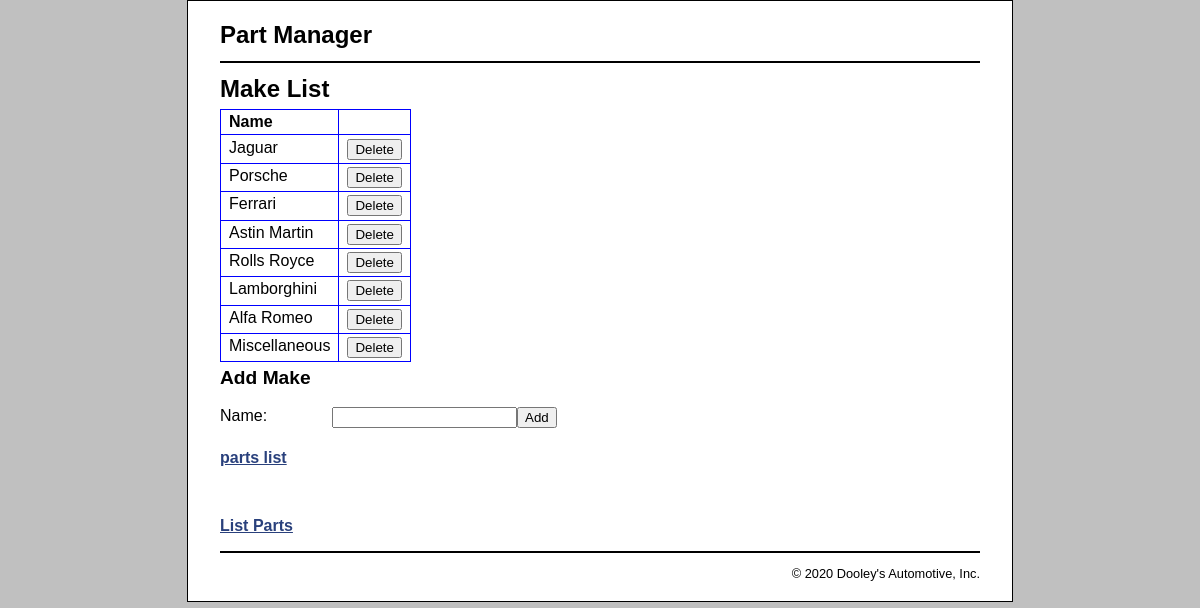
The page /make_list.php on the database its author committed.
### tables this page shows
CREATE TABLE makes (
  makeID       INT(11)        NOT NULL   AUTO_INCREMENT,
  makeName     VARCHAR(255)   NOT NULL,
  PRIMARY KEY (makeID)
);

### make_list.php (the view, shortened to what this page needs)
<?php
require_once('database.php');
$query = 'SELECT * FROM makes
                       ORDER BY makeID';
$statement = $db->prepare($query);
$statement->execute();
$makes = $statement->fetchAll();
?>
<!DOCTYPE html>
<html>
<head>
    <link rel="stylesheet" type="text/css" href="main.css" />
</head>
<body>
<header><h1>Part Manager</h1></header>
<main>
    <h1>Make List</h1>
    <table>
        <tr>
            <th>Name</th>
            <th>&nbsp;</th>
        </tr>
        <?php foreach ($makes as $make) : ?>
        <tr>
            <td><?php echo $make['makeName']; ?></td>
            <td>
                <form action="delete_make.php" method="post"
                      id="delete_part">
                    <input type="submit" value="Delete">
                </form>
            </td>
        </tr>
        <?php endforeach; ?>
    </table>
    <h2>Add Make</h2>
    <form action="add_part.php" method="post"
          id="add_part_form">
        <label>Name:</label>
        <input type="input" name="name">
        <input id="add_part_button" type="submit" value="Add">
    </form>
    <br>
    <p><a href="index.php">parts list</a></p>
    <br>
    <p><a href="index.php">List Parts</a></p>
    </main>
    <footer>
        <p>&copy; <?php echo date("Y"); ?> Dooley's Automotive, Inc.</p>
    </footer>
</body>
</html>

### main.css (style rules this page uses)
html { background-color: rgb(192, 192, 192); }
body { margin-top: 0; font-family: Arial, Helvetica, sans-serif; width: 760px; margin: 0 auto; background-color: white; border: 1px solid black; padding: .5em 2em; }
header { margin: 0; border-bottom: 2px solid black; }
header h1 { margin: 0; padding: .5em 0; color: black; }
main { margin: 0; }
footer { clear: both; margin-top: 1em; border-top: 2px solid black; }
footer p { text-align: right; font-size: 80%; margin: 1em 0; }
h1 { font-size: 150%; margin: 0; padding: .5em 0 .25em; }
h2 { font-size: 120%; margin: 0; padding: .25em 0 .5em; }
h1, h2 { color: black; }
a { color: rgb(41, 64, 124); font-weight: bold; }
table { border: 1px solid blue; border-collapse: collapse; }
td, th { border: 1px solid blue; padding: .2em .5em .2em .5em; vertical-align: top; text-align: left; }
form { margin: 0; }
#add_part_form { margin: .5em 0 1em; }
#add_part_form label { width: 6em; padding-right: 1em; padding-bottom: .5em; float: left; }
#add_part_form input { float: left; }

### rows shown on the page
makes: makeName "Jaguar"
makes: makeName "Porsche"
makes: makeName "Ferrari"
makes: makeName "Astin Martin"
makes: makeName "Rolls Royce"
makes: makeName "Lamborghini"
makes: makeName "Alfa Romeo"
makes: makeName "Miscellaneous"
